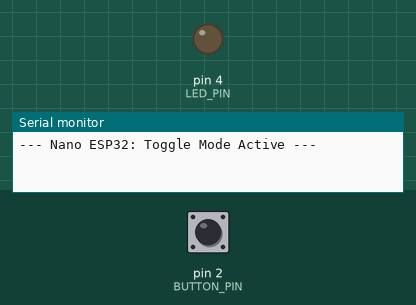
Simulated run of this sketch. Board: Arduino Nano, built with avr-gcc and run on an emulated ATmega328P. Parts: output pins drawn as LEDs (lit = HIGH), the last lines printed to the serial monitor. The test bench sets the inputs (shaded band); at power-on: pin 2 (BUTTON_PIN) HIGH.

Above: at 1.2 s.
1.3 s: pin 2 (BUTTON_PIN) pulled LOW for 0.15 s
At 2.4 s:
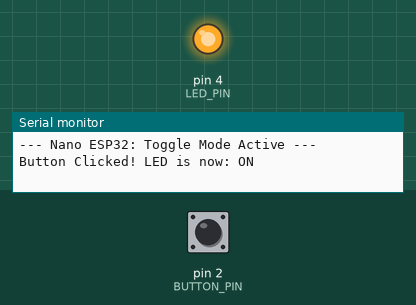
2.9 s: pin 2 (BUTTON_PIN) pulled LOW for 1 s
At 3.6 s:
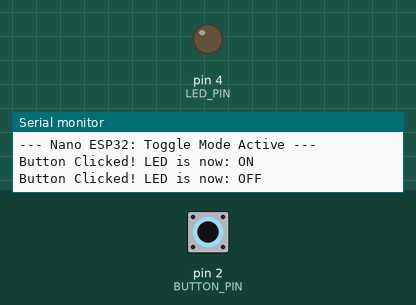
5.4 s: pin 2 (BUTTON_PIN) pulled LOW for 3.2 s
At 6.7 s:
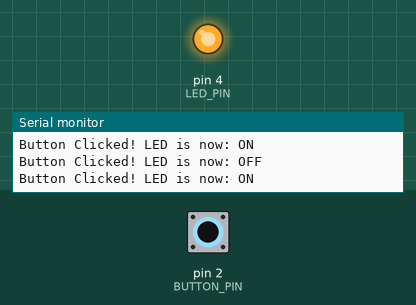
Timing chart, 0 to 8.4 s (numbered marks = the images above; inputs shaded):
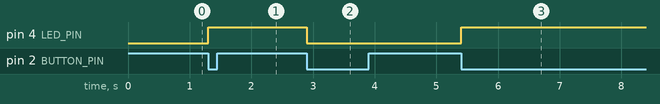

The sketch:

DigitalInputPullupButtonToggleLED.ino
```cpp
const int LED_PIN = 4;    // Physical hole A3 (Arduino Pin 4)
const int BUTTON_PIN = 2; // Physical hole D2 (Arduino Pin 2)

// Variables for toggle logic
bool ledState = LOW;         // Tracks if the LED should be ON or OFF
int lastButtonState = HIGH;  // Tracks the previous reading of the button

void setup() {
  Serial.begin(9600);
  pinMode(BUTTON_PIN, INPUT_PULLUP); // Internal pullup: 1 = Open, 0 = Pressed
  pinMode(LED_PIN, OUTPUT);

  Serial.println("--- Nano ESP32: Toggle Mode Active ---");
}

void loop() {
  // Read the current state of the button
  int currentButtonState = digitalRead(BUTTON_PIN);

  // Check if the button was JUST pressed
  // (Meaning: it was HIGH last time, but it is LOW now)
  if (lastButtonState == HIGH && currentButtonState == LOW) {

    // Reverse the LED state
    ledState = !ledState;
    digitalWrite(LED_PIN, ledState);

    // Print the result to the Serial Monitor
    Serial.print("Button Clicked! LED is now: ");
    Serial.println(ledState ? "ON" : "OFF");

    // DEBOUNCE: This 150ms delay is CRITICAL. It 'blinds' the ESP32
    // so it doesn't see the metal button vibrate (bounce)
    delay(150);
  }

  // Save the current state for the next loop
  lastButtonState = currentButtonState;
}
```

Measured:
- after the input at 1.3 s, pin 4 (LED_PIN): LOW → HIGH at once
- after the input at 2.9 s, pin 4 (LED_PIN): HIGH → LOW at once
- after the input at 5.4 s, pin 4 (LED_PIN): LOW → HIGH at once
